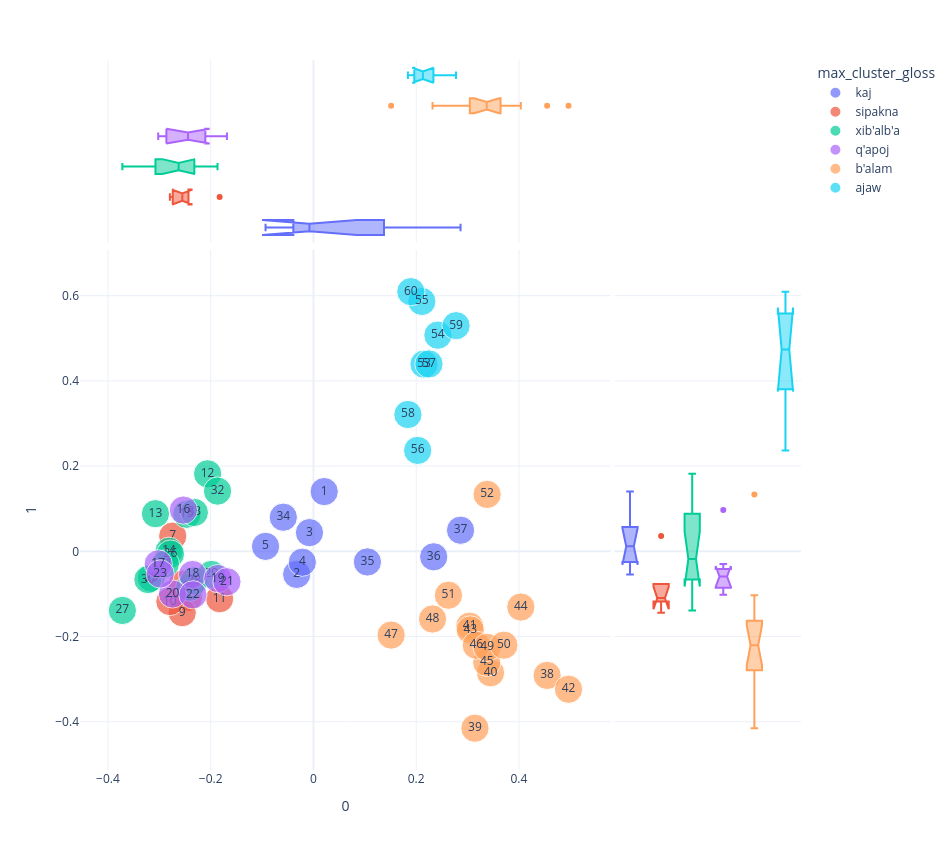
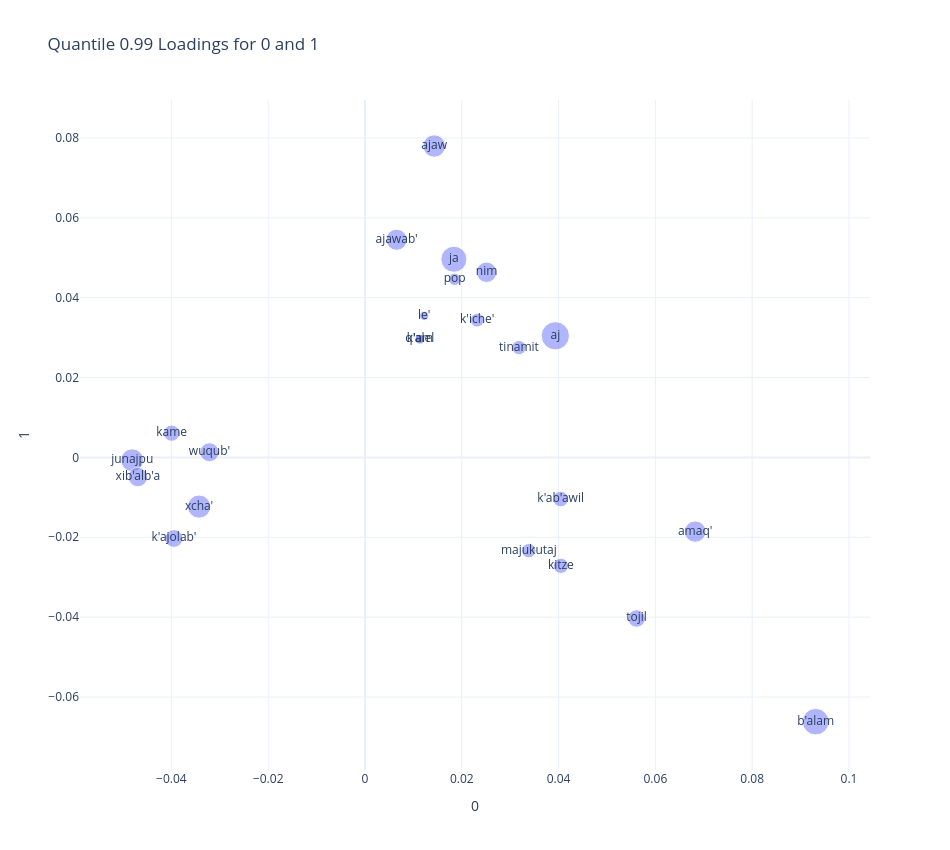

The code cell stored with these charts, in order, in its notebook:
### Code cell
plot_pca(0,1)

### Figure 1 — Plotly figure (JSON) as saved in the notebook; plotly's stock layout.template omitted (floating-point values rounded to 4 significant figures)
{"data": [{"hovertemplate": "max_cluster_gloss=kaj<br>0=%{x}<br>1=%{y}<br>size=%{marker.size}<br>chunk_id=%{text}<extra></extra>", "legendgroup": "kaj", "marker": {"color": "#636efa", "size": [1, 1, 1, 1, 1, 1, 1, 1, 1], "sizemode": "area", "sizeref": 0.0025, "symbol": "circle"}, "mode": "markers+text", "name": "kaj", "orientation": "v", "showlegend": true, "text": [1, 2, 3, 4, 5, 34, 35, 36, 37], "type": "scatter", "x": [0.02092, -0.03266, -0.007757, -0.02166, -0.09327, -0.05866, 0.105, 0.2341, 0.2863], "xaxis": "x", "y": [0.1402, -0.05412, 0.04392, -0.0256, 0.01164, 0.08009, -0.02488, -0.01285, 0.04952], "yaxis": "y"}, {"alignmentgroup": "True", "hovertemplate": "max_cluster_gloss=kaj<br>0=%{x}<extra></extra>", "legendgroup": "kaj", "marker": {"color": "#636efa", "symbol": "circle"}, "name": "kaj", "notched": true, "offsetgroup": "kaj", "showlegend": false, "type": "box", "x": [0.02092, -0.03266, -0.007757, -0.02166, -0.09327, -0.05866, 0.105, 0.2341, 0.2863], "xaxis": "x3", "yaxis": "y3"}, {"alignmentgroup": "True", "hovertemplate": "max_cluster_gloss=kaj<br>1=%{y}<extra></extra>", "legendgroup": "kaj", "marker": {"color": "#636efa", "symbol": "circle"}, "name": "kaj", "notched": true, "offsetgroup": "kaj", "showlegend": false, "type": "box", "xaxis": "x2", "y": [0.1402, -0.05412, 0.04392, -0.0256, 0.01164, 0.08009, -0.02488, -0.01285, 0.04952], "yaxis": "y2"}, {"hovertemplate": "max_cluster_gloss=sipakna<br>0=%{x}<br>1=%{y}<br>size=%{marker.size}<br>chunk_id=%{text}<extra></extra>", "legendgroup": "sipakna", "marker": {"color": "#EF553B", "size": [1, 1, 1, 1, 1, 1], "sizemode": "area", "sizeref": 0.0025, "symbol": "circle"}, "mode": "markers+text", "name": "sipakna", "orientation": "v", "showlegend": true, "text": [6, 7, 8, 9, 10, 11], "type": "scatter", "x": [-0.255, -0.2739, -0.2433, -0.2554, -0.2795, -0.1827], "xaxis": "x", "y": [-0.0767, 0.03572, -0.1082, -0.1439, -0.1178, -0.1111], "yaxis": "y"}, {"alignmentgroup": "True", "hovertemplate": "max_cluster_gloss=sipakna<br>0=%{x}<extra></extra>", "legendgroup": "sipakna", "marker": {"color": "#EF553B", "symbol": "circle"}, "name": "sipakna", "notched": true, "offsetgroup": "sipakna", "showlegend": false, "type": "box", "x": [-0.255, -0.2739, -0.2433, -0.2554, -0.2795, -0.1827], "xaxis": "x3", "yaxis": "y3"}, {"alignmentgroup": "True", "hovertemplate": "max_cluster_gloss=sipakna<br>1=%{y}<extra></extra>", "legendgroup": "sipakna", "marker": {"color": "#EF553B", "symbol": "circle"}, "name": "sipakna", "notched": true, "offsetgroup": "sipakna", "showlegend": false, "type": "box", "xaxis": "x2", "y": [-0.0767, 0.03572, -0.1082, -0.1439, -0.1178, -0.1111], "yaxis": "y2"}, {"hovertemplate": "max_cluster_gloss=xib'alb'a<br>0=%{x}<br>1=%{y}<br>size=%{marker.size}<br>chunk_id=%{text}<extra></extra>", "legendgroup": "xib'alb'a", "marker": {"color": "#00cc96", "size": [1, 1, 1, 1, 1, 1, 1, 1, 1, 1, 1, 1, 1, 1], "sizemode": "area", "sizeref": 0.0025, "symbol": "circle"}, "mode": "markers+text", "name": "xib'alb'a", "orientation": "v", "showlegend": true, "text": [12, 13, 14, 15, 24, 25, 26, 27, 28, 29, 30, 31, 32, 33], "type": "scatter", "x": [-0.206, -0.3075, -0.2811, -0.2467, -0.2407, -0.3156, -0.2783, -0.372, -0.2324, -0.1987, -0.3222, -0.2882, -0.1867, -0.2318], "xaxis": "x", "y": [0.1819, 0.08836, 0.0002449, 0.0869, -0.08434, -0.06261, -0.006516, -0.1388, -0.06945, -0.0543, -0.06622, -0.02934, 0.1414, 0.09124], "yaxis": "y"}, {"alignmentgroup": "True", "hovertemplate": "max_cluster_gloss=xib'alb'a<br>0=%{x}<extra></extra>", "legendgroup": "xib'alb'a", "marker": {"color": "#00cc96", "symbol": "circle"}, "name": "xib'alb'a", "notched": true, "offsetgroup": "xib'alb'a", "showlegend": false, "type": "box", "x": [-0.206, -0.3075, -0.2811, -0.2467, -0.2407, -0.3156, -0.2783, -0.372, -0.2324, -0.1987, -0.3222, -0.2882, -0.1867, -0.2318], "xaxis": "x3", "yaxis": "y3"}, {"alignmentgroup": "True", "hovertemplate": "max_cluster_gloss=xib'alb'a<br>1=%{y}<extra></extra>", "legendgroup": "xib'alb'a", "marker": {"color": "#00cc96", "symbol": "circle"}, "name": "xib'alb'a", "notched": true, "offsetgroup": "xib'alb'a", "showlegend": false, "type": "box", "xaxis": "x2", "y": [0.1819, 0.08836, 0.0002449, 0.0869, -0.08434, -0.06261, -0.006516, -0.1388, -0.06945, -0.0543, -0.06622, -0.02934, 0.1414, 0.09124], "yaxis": "y2"}, {"hovertemplate": "max_cluster_gloss=q'apoj<br>0=%{x}<br>1=%{y}<br>size=%{marker.size}<br>chunk_id=%{text}<extra></extra>", "legendgroup": "q'apoj", "marker": {"color": "#ab63fa", "size": [1, 1, 1, 1, 1, 1, 1, 1], "sizemode": "area", "sizeref": 0.0025, "symbol": "circle"}, "mode": "markers+text", "name": "q'apoj", "orientation": "v", "showlegend": true, "text": [16, 17, 18, 19, 20, 21, 22, 23], "type": "scatter", "x": [-0.2532, -0.3022, -0.2353, -0.1862, -0.2743, -0.1684, -0.2346, -0.2983], "xaxis": "x", "y": [0.09684, -0.0295, -0.05433, -0.0639, -0.1001, -0.07138, -0.1021, -0.05319], "yaxis": "y"}, {"alignmentgroup": "True", "hovertemplate": "max_cluster_gloss=q'apoj<br>0=%{x}<extra></extra>", "legendgroup": "q'apoj", "marker": {"color": "#ab63fa", "symbol": "circle"}, "name": "q'apoj", "notched": true, "offsetgroup": "q'apoj", "showlegend": false, "type": "box", "x": [-0.2532, -0.3022, -0.2353, -0.1862, -0.2743, -0.1684, -0.2346, -0.2983], "xaxis": "x3", "yaxis": "y3"}, {"alignmentgroup": "True", "hovertemplate": "max_cluster_gloss=q'apoj<br>1=%{y}<extra></extra>", "legendgroup": "q'apoj", "marker": {"color": "#ab63fa", "symbol": "circle"}, "name": "q'apoj", "notched": true, "offsetgroup": "q'apoj", "showlegend": false, "type": "box", "xaxis": "x2", "y": [0.09684, -0.0295, -0.05433, -0.0639, -0.1001, -0.07138, -0.1021, -0.05319], "yaxis": "y2"}, {"hovertemplate": "max_cluster_gloss=b'alam<br>0=%{x}<br>1=%{y}<br>size=%{marker.size}<br>chunk_id=%{text}<extra></extra>", "legendgroup": "b'alam", "marker": {"color": "#FFA15A", "size": [1, 1, 1, 1, 1, 1, 1, 1, 1, 1, 1, 1, 1, 1, 1], "sizemode": "area", "sizeref": 0.0025, "symbol": "circle"}, "mode": "markers+text", "name": "b'alam", "orientation": "v", "showlegend": true, "text": [38, 39, 40, 41, 42, 43, 44, 45, 46, 47, 48, 49, 50, 51, 52], "type": "scatter", "x": [0.4548, 0.3144, 0.3447, 0.3041, 0.4965, 0.3053, 0.4037, 0.3374, 0.317, 0.1512, 0.2318, 0.3382, 0.3707, 0.2627, 0.3381], "xaxis": "x", "y": [-0.2912, -0.415, -0.285, -0.1757, -0.3236, -0.1843, -0.1308, -0.2604, -0.2204, -0.1965, -0.1588, -0.2253, -0.2203, -0.103, 0.1336], "yaxis": "y"}, {"alignmentgroup": "True", "hovertemplate": "max_cluster_gloss=b'alam<br>0=%{x}<extra></extra>", "legendgroup": "b'alam", "marker": {"color": "#FFA15A", "symbol": "circle"}, "name": "b'alam", "notched": true, "offsetgroup": "b'alam", "showlegend": false, "type": "box", "x": [0.4548, 0.3144, 0.3447, 0.3041, 0.4965, 0.3053, 0.4037, 0.3374, 0.317, 0.1512, 0.2318, 0.3382, 0.3707, 0.2627, 0.3381], "xaxis": "x3", "yaxis": "y3"}, {"alignmentgroup": "True", "hovertemplate": "max_cluster_gloss=b'alam<br>1=%{y}<extra></extra>", "legendgroup": "b'alam", "marker": {"color": "#FFA15A", "symbol": "circle"}, "name": "b'alam", "notched": true, "offsetgroup": "b'alam", "showlegend": false, "type": "box", "xaxis": "x2", "y": [-0.2912, -0.415, -0.285, -0.1757, -0.3236, -0.1843, -0.1308, -0.2604, -0.2204, -0.1965, -0.1588, -0.2253, -0.2203, -0.103, 0.1336], "yaxis": "y2"}, {"hovertemplate": "max_cluster_gloss=ajaw<br>0=%{x}<br>1=%{y}<br>size=%{marker.size}<br>chunk_id=%{text}<extra></extra>", "legendgroup": "ajaw", "marker": {"color": "#19d3f3", "size": [1, 1, 1, 1, 1, 1, 1, 1], "sizemode": "area", "sizeref": 0.0025, "symbol": "circle"}, "mode": "markers+text", "name": "ajaw", "orientation": "v", "showlegend": true, "text": [53, 54, 55, 56, 57, 58, 59, 60], "type": "scatter", "x": [0.2152, 0.2422, 0.211, 0.2029, 0.2248, 0.1839, 0.2776, 0.1896], "xaxis": "x", "y": [0.4393, 0.5074, 0.5865, 0.2369, 0.4397, 0.3212, 0.5296, 0.6094], "yaxis": "y"}, {"alignmentgroup": "True", "hovertemplate": "max_cluster_gloss=ajaw<br>0=%{x}<extra></extra>", "legendgroup": "ajaw", "marker": {"color": "#19d3f3", "symbol": "circle"}, "name": "ajaw", "notched": true, "offsetgroup": "ajaw", "showlegend": false, "type": "box", "x": [0.2152, 0.2422, 0.211, 0.2029, 0.2248, 0.1839, 0.2776, 0.1896], "xaxis": "x3", "yaxis": "y3"}, {"alignmentgroup": "True", "hovertemplate": "max_cluster_gloss=ajaw<br>1=%{y}<extra></extra>", "legendgroup": "ajaw", "marker": {"color": "#19d3f3", "symbol": "circle"}, "name": "ajaw", "notched": true, "offsetgroup": "ajaw", "showlegend": false, "type": "box", "xaxis": "x2", "y": [0.4393, 0.5074, 0.5865, 0.2369, 0.4397, 0.3212, 0.5296, 0.6094], "yaxis": "y2"}], "layout": {"height": 850, "legend": {"itemsizing": "constant", "title": {"text": "max_cluster_gloss"}, "tracegroupgap": 0}, "margin": {"t": 60}, "width": 950, "xaxis": {"anchor": "y", "autorange": true, "domain": [0, 0.7363], "range": [-0.4553, 0.5799], "title": {"text": "0"}, "type": "linear"}, "xaxis2": {"anchor": "y2", "autorange": true, "domain": [0.7413, 1], "matches": "x2", "range": [-0.5, 5.5], "showgrid": false, "showline": false, "showticklabels": false, "ticks": "", "type": "category"}, "xaxis3": {"anchor": "y3", "autorange": true, "domain": [0, 0.7363], "matches": "x", "range": [-0.4553, 0.5799], "showgrid": true, "showticklabels": false, "type": "linear"}, "xaxis4": {"anchor": "y4", "domain": [0.7413, 1], "matches": "x2", "showgrid": false, "showline": false, "showticklabels": false, "ticks": ""}, "yaxis": {"anchor": "x", "autorange": true, "domain": [0, 0.7326], "range": [-0.5132, 0.7075], "title": {"text": "1"}, "type": "linear"}, "yaxis2": {"anchor": "x2", "autorange": true, "domain": [0, 0.7326], "matches": "y", "range": [-0.5132, 0.7075], "showgrid": true, "showticklabels": false, "type": "linear"}, "yaxis3": {"anchor": "x3", "autorange": true, "domain": [0.7426, 1], "matches": "y3", "range": [-0.5, 5.5], "showgrid": false, "showline": false, "showticklabels": false, "ticks": "", "type": "category"}, "yaxis4": {"anchor": "x4", "domain": [0.7426, 1], "matches": "y3", "showgrid": true, "showline": false, "showticklabels": false, "ticks": ""}}}

### Figure 2 — Plotly figure (JSON) as saved in the notebook; plotly's stock layout.template omitted (floating-point values rounded to 4 significant figures)
{"data": [{"hovertemplate": "0=%{x}<br>1=%{y}<br>n=%{marker.size}<br>text=%{text}<extra></extra>", "legendgroup": "", "marker": {"color": "#636efa", "opacity": 0.5, "size": [219, 125, 193, 142, 66, 87, 72, 64, 56, 84, 99, 147, 103, 137, 122, 186, 27, 52, 24, 114, 42, 24, 56], "sizemode": "area", "sizeref": 0.5475, "symbol": "circle"}, "mode": "markers+text", "name": "", "orientation": "v", "showlegend": false, "text": ["aj", "amaq'", "b'alam", "junajpu", "k'ab'awil", "k'ajolab'", "kame", "kitze", "majukutaj", "tojil", "wuqub'", "xcha'", "xib'alb'a", "ajaw", "ajawab'", "ja", "k'am", "k'iche'", "le'", "nim", "pop", "q'alel", "tinamit"], "type": "scatter", "x": [0.03932, 0.06822, 0.09311, -0.04809, 0.04043, -0.03947, -0.03995, 0.04048, 0.03385, 0.05612, -0.03214, -0.03428, -0.04693, 0.0143, 0.006535, 0.01837, 0.01136, 0.02318, 0.01222, 0.02511, 0.01852, 0.01132, 0.03182], "xaxis": "x", "y": [0.03046, -0.01857, -0.06617, -0.0007028, -0.01043, -0.0203, 0.006076, -0.02714, -0.02335, -0.04033, 0.001298, -0.01231, -0.004921, 0.07799, 0.05452, 0.04963, 0.02953, 0.03437, 0.03546, 0.04637, 0.04462, 0.02967, 0.02751], "yaxis": "y"}], "layout": {"height": 850, "legend": {"itemsizing": "constant", "tracegroupgap": 0}, "title": {"text": "Quantile 0.99 Loadings for 0 and 1"}, "width": 950, "xaxis": {"anchor": "y", "autorange": true, "domain": [0, 1], "range": [-0.05889, 0.1043], "title": {"text": "0"}, "type": "linear"}, "yaxis": {"anchor": "x", "autorange": true, "domain": [0, 1], "range": [-0.07828, 0.08951], "title": {"text": "1"}, "type": "linear"}}}
